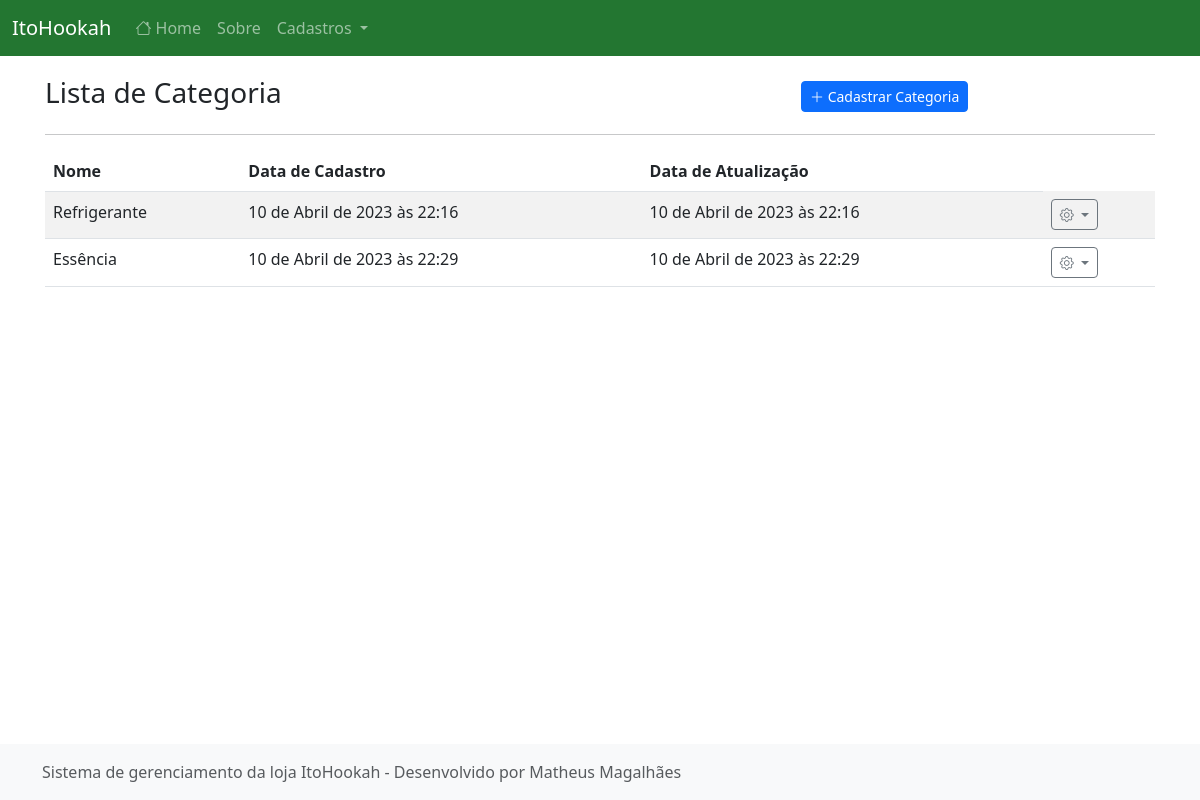
/listar/categoria/, run on an earlier commit of the app's database.
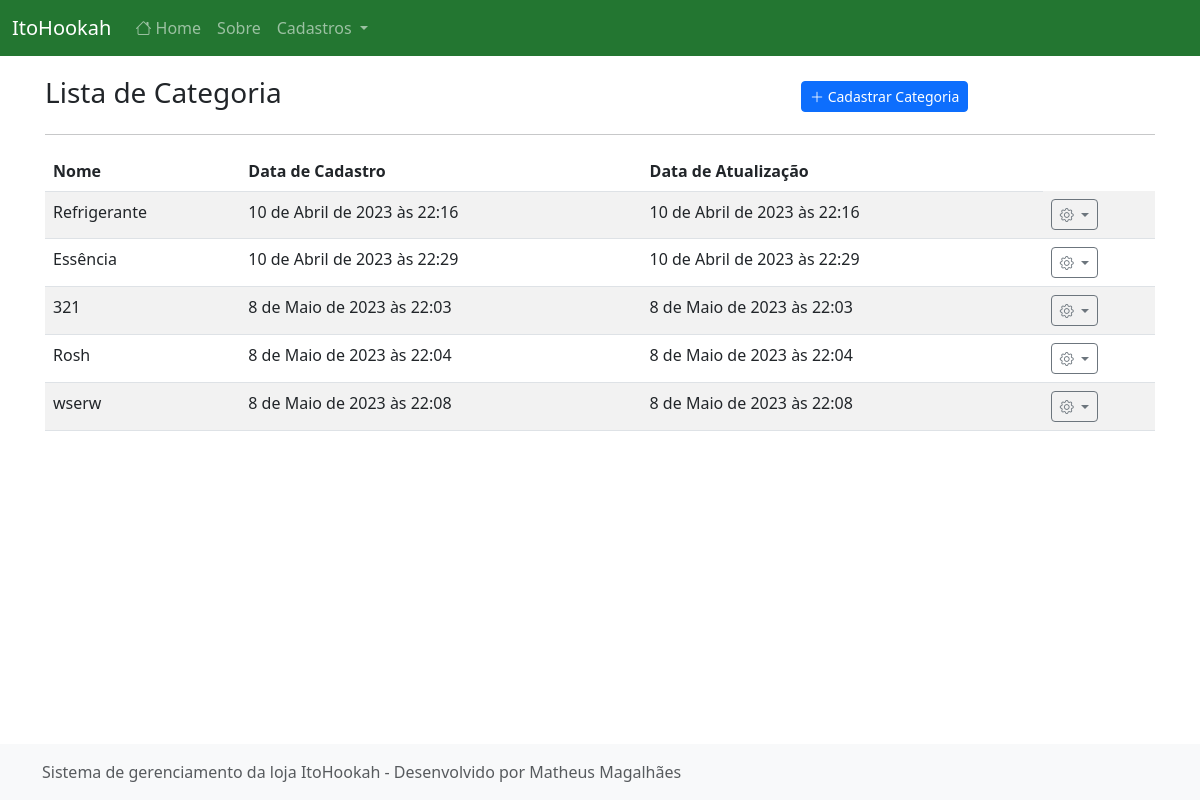
And on a later commit of the database.
### cadastros/models.py (models this page shows, shortened)
class Categoria(models.Model):
    nome = models.CharField(max_length=50)
    cadastrado_em = models.DateTimeField(auto_now_add=True)
    atualizado_em = models.DateTimeField(auto_now=True)

### cadastros/views.py (the view)
# urls.py: path("listar/categoria/", CategoriaList.as_view(), name="listar-categoria"),
class CategoriaList(ListView):
    model = Categoria
    template_name = "cadastros/list/categoria.html"

### cadastros/templates/cadastros/list/categoria.html (shortened to what this page needs)
{% extends 'paginas/modelo.html' %}
{% load static %}
{% block conteudo %}
<div class="row justify-content-center align-items-center mt-3">
    <div class="col-md-8">
        <h3 class="">Lista de Categoria</h3>
    </div>
    <div class="col-md">
        <a href="{% url 'cadastrar-categoria' %}" class="btn btn-primary btn-sm">
            <i class="bi bi-plus-lg"></i>
            Cadastrar Categoria
        </a>
    </div>
</div>
<hr>
<div class="table-responsive-lg">
    <table class="table table-striped">
        <thead>
            <tr>
                <th>Nome</th>
                <th>Data de Cadastro</th>
                <th>Data de Atualização</th>
            </tr>
        </thead>
        <tbody>
            {% for obj in object_list %}
            <tr class="">
                <td>{{ obj.nome }}</td>
                <td>{{ obj.cadastrado_em }}</td>
                <td>{{ obj.atualizado_em }}</td>
                <td>
                    <div class="dropdown">
                        <a class="btn btn-sm btn-outline-secondary dropdown-toggle" href="#" role="button"
                            data-bs-toggle="dropdown" aria-expanded="false">
                            <i class="bi bi-gear"></i>
                        </a>
                    </div>
                </td>
            </tr>
            {% empty %}
            <tr>
                <th colspan="100%">Nenhum registro encontrado.</th>
            </tr>
            {% endfor %}
        </tbody>
    </table>
</div>
{% endblock %}

### paginas/templates/paginas/modelo.html (shortened to what this page needs)
{% load static %}
<!doctype html>
<html lang="en">
<head>
    <link href="{% static 'css/bootstrap.min.css' %}" rel="stylesheet">
    <link href="{% static 'css/estilo.css' %}" rel="stylesheet">
    <link href="{% static 'css/dashboard.css' %}" rel="stylesheet">
    <link rel="stylesheet" href="https://cdn.jsdelivr.net/npm/bootstrap-icons@1.10.3/font/bootstrap-icons.css">
</head>
<body class="d-flex flex-column h-100">
    {% block menu %}
    <header>
        <nav class="navbar navbar-expand-md navbar-dark fixed-top bg-verde-escuro">
            <div class="container-fluid">
                <a class="navbar-brand" href="{% url 'pagina-inicial' %}">ItoHookah</a>
                <div class="collapse navbar-collapse" id="navbarCollapse">
                    <ul class="navbar-nav me-auto mb-2 mb-md-0">
                        <li class="nav-item">
                            <a class="nav-link" aria-current="page" href="{% url 'pagina-inicial' %}"><i class="bi bi-house"></i> Home</a>
                        </li>
                        <li class="nav-item">
                            <a class="nav-link" href="{% url 'sobre' %}">Sobre</a>
                        </li>
                        <li class="nav-item dropdown">
                            <a class="nav-link dropdown-toggle" href="#" role="button" data-bs-toggle="dropdown"
                                aria-expanded="false">
                                Cadastros
                            </a>
                        </li>
                    </ul>
                </div>
            </div>
        </nav>
    </header>
    {% endblock %}
    <main class="flex-shrink-0">
        <div class="container">
            {% block conteudo %}{% endblock %}
        </div>
    </main>
    <footer class="footer mt-auto py-3 bg-light">
        <div class="container">
            <span class="text-muted">
                {% block rodape %}
                Sistema de gerenciamento da loja ItoHookah
                -
                Desenvolvido por Matheus Magalhães</span>
                {% endblock %}
        </div>
    </footer>
</body>
</html>

### static/css/estilo.css (style rules this page uses)
main>.container { padding: 60px 15px 0; }
.bi { vertical-align: -.125em; fill: currentColor; }
.footer { position: fixed; bottom: 0; width: 100%; }

### static/css/dashboard.css (style rules this page uses)
:root { --amarelo-claro: hsl(44, 100%, 58%); --amarelo: hsl(44, 100%, 48%); --amarelo-escuro: hsl(44, 100%, 38%); --azul-claro: hsl(201, 100%, 41%); --azul: hsl(201, 100%, 31%); --azul-escuro: hsl(201, 100%, 21%); --cinza-claro: #F1F1F1; --cinza: #BDBDBD; --cinza-escuro: #525252; --verde-claro: hsl(130, 54%, 50%); --verde: hsl(130, 54%, 40%); --verde-escuro: hsl(130, 54%, 30%); --vermelho-claro: hsl(358, 78%, 55%); --vermelho: hsl(358, 78%, 45%); --vermelho-escuro: hsl(358, 78%, 35%) }
.bg-verde-escuro { background-color: var(--verde-escuro); color: #ffffff; }

### paginas/templates/paginas/modelo.html (style rules this page uses)
.bi { vertical-align: 0; }

What changed in the data, as far as the page shows it:
added Categoria: nome "321", cadastrado_em "8 de Maio de 2023 às 22:03", atualizado_em "8 de Maio de 2023 às 22:03"
added Categoria: nome "Rosh", cadastrado_em "8 de Maio de 2023 às 22:04", atualizado_em "8 de Maio de 2023 às 22:04"
added Categoria: nome "wserw", cadastrado_em "8 de Maio de 2023 às 22:08", atualizado_em "8 de Maio de 2023 às 22:08"
